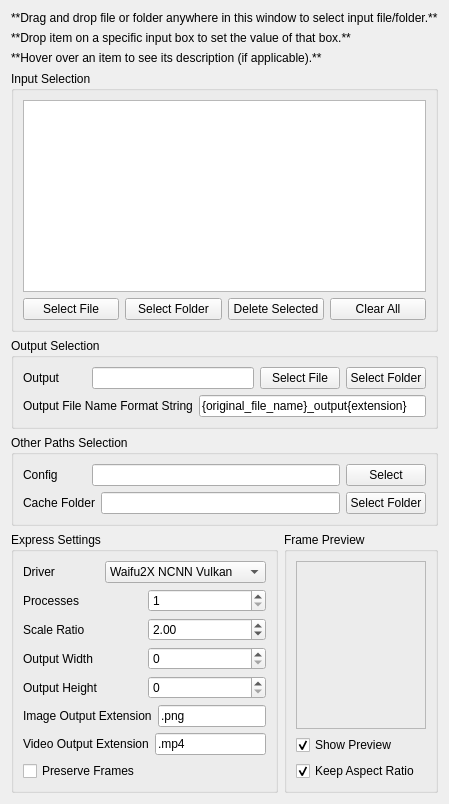
          <widget class="QWidget" name="mainTab">
           <attribute name="title">
            <string>Main</string>
           </attribute>
           <layout class="QVBoxLayout" name="verticalLayout_8">
            <item>
             <widget class="QLabel" name="dragDropLabelTop">
              <property name="maximumSize">
               <size>
                <width>16777215</width>
                <height>15</height>
               </size>
              </property>
              <property name="frameShape">
               <enum>QFrame::NoFrame</enum>
              </property>
              <property name="text">
               <string>**Drag and drop file or folder anywhere in this window to select input file/folder.**</string>
              </property>
              <property name="textFormat">
               <enum>Qt::MarkdownText</enum>
              </property>
              <property name="wordWrap">
               <bool>false</bool>
              </property>
             </widget>
            </item>
            <item>
             <widget class="QLabel" name="dragDropLabelBottom">
              <property name="maximumSize">
               <size>
                <width>16777215</width>
                <height>15</height>
               </size>
              </property>
              <property name="text">
               <string>**Drop item on a specific input box to set the value of that box.**</string>
              </property>
              <property name="textFormat">
               <enum>Qt::MarkdownText</enum>
              </property>
             </widget>
            </item>
            <item>
             <widget class="QLabel" name="hoverTooltipLabel">
              <property name="maximumSize">
               <size>
                <width>16777215</width>
                <height>15</height>
               </size>
              </property>
              <property name="text">
               <string>**Hover over an item to see its description (if applicable).**</string>
              </property>
              <property name="textFormat">
               <enum>Qt::MarkdownText</enum>
              </property>
             </widget>
            </item>
            <item>
             <widget class="QGroupBox" name="inputSelectionGroupBox">
              <property name="title">
               <string>Input Selection</string>
              </property>
              <layout class="QVBoxLayout" name="verticalLayout_5">
               <item>
                <widget class="QTableView" name="inputTableView"/>
               </item>
               <item>
                <layout class="QHBoxLayout" name="inputButtonsHorizontalLayout">
                 <item>
                  <widget class="QPushButton" name="inputSelectFileButton">
                   <property name="enabled">
                    <bool>true</bool>
                   </property>
                   <property name="text">
                    <string>Select File</string>
                   </property>
                  </widget>
                 </item>
                 <item>
                  <widget class="QPushButton" name="inputSelectFolderButton">
                   <property name="text">
                    <string>Select Folder</string>
                   </property>
                  </widget>
                 </item>
                 <item>
                  <widget class="QPushButton" name="inputDeleteSelectedButton">
                   <property name="text">
                    <string>Delete Selected</string>
                   </property>
                  </widget>
                 </item>
                 <item>
                  <widget class="QPushButton" name="inputClearAllButton">
                   <property name="text">
                    <string>Clear All</string>
                   </property>
                  </widget>
                 </item>
                </layout>
               </item>
              </layout>
             </widget>
            </item>
            <item>
             <widget class="QGroupBox" name="groupBox">
              <property name="title">
               <string>Output Selection</string>
              </property>
              <layout class="QVBoxLayout" name="verticalLayout_35">
               <item>
                <layout class="QHBoxLayout" name="outputHorizontalLayout">
                 <item>
                  <widget class="QLabel" name="outputLabel">
                   <property name="sizePolicy">
                    <sizepolicy hsizetype="Preferred" vsizetype="Preferred">
                     <horstretch>0</horstretch>
                     <verstretch>0</verstretch>
                    </sizepolicy>
                   </property>
                   <property name="minimumSize">
                    <size>
                     <width>63</width>
                     <height>0</height>
                    </size>
                   </property>
                   <property name="text">
                    <string>Output</string>
                   </property>
                  </widget>
                 </item>
                 <item>
                  <widget class="QLineEdit" name="outputLineEdit"/>
                 </item>
                 <item>
                  <widget class="QPushButton" name="outputSelectFileButton">
                   <property name="text">
                    <string>Select File</string>
                   </property>
                  </widget>
                 </item>
                 <item>
                  <widget class="QPushButton" name="outputSelectFolderButton">
                   <property name="text">
                    <string>Select Folder</string>
                   </property>
                  </widget>
                 </item>
                </layout>
               </item>
               <item>
                <layout class="QHBoxLayout" name="outputFileNameFormatStringHorizontalLayout">
                 <item>
                  <widget class="QLabel" name="outputFileNameFormatStringLabel">
                   <property name="minimumSize">
                    <size>
                     <width>63</width>
                     <height>0</height>
                    </size>
                   </property>
                   <property name="text">
                    <string>Output File Name Format String</string>
                   </property>
                  </widget>
                 </item>
                 <item>
                  <widget class="QLineEdit" name="outputFileNameFormatStringLineEdit">
                   <property name="toolTip">
                    <string>&lt;html&gt;&lt;head/&gt;&lt;body&gt;&lt;p&gt;Format string used to generate output file name(s).&lt;/p&gt;&lt;p&gt;For example, if the input is &amp;quot;sample.mp4&amp;quot;, and the format string is &amp;quot;{original_file_name}_output{extension}&amp;quot;, then the output file name will be &amp;quot;sample_output.mp4&amp;quot;.&lt;/p&gt;&lt;/body&gt;&lt;/html&gt;</string>
                   </property>
                   <property name="text">
                    <string>{original_file_name}_output{extension}</string>
                   </property>
                   <property name="alignment">
                    <set>Qt::AlignLeading|Qt::AlignLeft|Qt::AlignVCenter</set>
                   </property>
                  </widget>
                 </item>
                </layout>
               </item>
              </layout>
             </widget>
            </item>
            <item>
             <widget class="QGroupBox" name="otherPathsSelectionGroupBox">
              <property name="title">
               <string>Other Paths Selection</string>
              </property>
              <layout class="QVBoxLayout" name="verticalLayout_9">
               <item>
                <layout class="QHBoxLayout" name="configHorizontalLayout">
                 <item>
                  <widget class="QLabel" name="configLabel">
                   <property name="sizePolicy">
                    <sizepolicy hsizetype="Preferred" vsizetype="Preferred">
                     <horstretch>0</horstretch>
                     <verstretch>0</verstretch>
                    </sizepolicy>
                   </property>
                   <property name="minimumSize">
                    <size>
                     <width>63</width>
                     <height>0</height>
                    </size>
                   </property>
                   <property name="text">
                    <string>Config</string>
                   </property>
                  </widget>
                 </item>
                 <item>
                  <widget class="QLineEdit" name="configLineEdit"/>
                 </item>
                 <item>
                  <widget class="QPushButton" name="configSelectButton">
                   <property name="text">
                    <string>Select</string>
                   </property>
                  </widget>
                 </item>
                </layout>
               </item>
               <item>
                <layout class="QHBoxLayout" name="cacheHorizontalLayout">
                 <item>
                  <widget class="QLabel" name="cacheLabel">
                   <property name="minimumSize">
                    <size>
                     <width>63</width>
                     <height>0</height>
                    </size>
                   </property>
                   <property name="text">
                    <string>Cache Folder</string>
                   </property>
                  </widget>
                 </item>
                 <item>
                  <widget class="QLineEdit" name="cacheLineEdit"/>
                 </item>
                 <item>
                  <widget class="QPushButton" name="cacheSelectFolderButton">
                   <property name="text">
                    <string>Select Folder</string>
                   </property>
                  </widget>
                 </item>
                </layout>
               </item>
              </layout>
             </widget>
            </item>
            <item>
             <layout class="QHBoxLayout" name="horizontalLayout">
              <item>
               <widget class="QGroupBox" name="expressSettingsGroupBox">
                <property name="title">
                 <string>Express Settings</string>
                </property>
                <layout class="QVBoxLayout" name="verticalLayout_4">
                 <item>
                  <layout class="QHBoxLayout" name="driverHorizontalLayout">
                   <item>
                    <widget class="QLabel" name="driverLabel">
                     <property name="text">
                      <string>Driver</string>
                     </property>
                    </widget>
                   </item>
                   <item>
                    <widget class="QComboBox" name="driverComboBox">
                     <property name="toolTip">
                      <string>&lt;p style=&quot;-qt-block-indent: 0; text-indent: 0px; margin: 0px;&quot;&gt;&lt;span style=&quot;font-size: 8pt;&quot;&gt;Driver to use for
        upscaling. &lt;/span&gt;&lt;/p&gt;
&lt;ul&gt;
    &lt;li style=&quot;-qt-block-indent: 0; text-indent: 0px; margin: 0px;&quot;&gt;&lt;span style=&quot;font-size: 8pt;&quot;&gt;Waifu2X Caffe&lt;/span&gt;
        &lt;ul&gt;
            &lt;li style=&quot;-qt-block-indent: 0; text-indent: 0px; margin: 0px;&quot;&gt;&lt;span
                    style=&quot;font-size: 8pt; font-weight: 600;&quot;&gt;requires Nvidia GPU and CUDA/cuDNN&lt;/span&gt;&lt;/li&gt;
            &lt;li style=&quot;-qt-block-indent: 0; text-indent: 0px; margin: 0px;&quot;&gt;&lt;span style=&quot;font-size: 8pt;&quot;&gt;Caffe
                    implementation of waifu2x which is classic and stable&lt;/span&gt;&lt;/li&gt;
            &lt;li style=&quot;-qt-block-indent: 0; text-indent: 0px; margin: 0px;&quot;&gt;&lt;span style=&quot;font-size: 8pt;&quot;&gt;Lots of models
                    available&lt;/span&gt;&lt;/li&gt;
        &lt;/ul&gt;
    &lt;/li&gt;
    &lt;li style=&quot;-qt-block-indent: 0; text-indent: 0px; margin: 0px;&quot;&gt;&lt;span style=&quot;font-size: 8pt;&quot;&gt;Waifu2X Converter
            CPP&lt;/span&gt;
        &lt;ul&gt;
            &lt;li style=&quot;-qt-block-indent: 0; text-indent: 0px; margin: 0px;&quot;&gt;&lt;span style=&quot;font-size: 8pt;&quot;&gt;CPP
                    implementation of waifu2x&lt;/span&gt;&lt;/li&gt;
            &lt;li style=&quot;-qt-block-indent: 0; text-indent: 0px; margin: 0px;&quot;&gt;&lt;span style=&quot;font-size: 8pt;&quot;&gt;Uses OpenCL
                    and OpenCV for graphical processing&lt;/span&gt;&lt;/li&gt;
        &lt;/ul&gt;
    &lt;/li&gt;
    &lt;li style=&quot;-qt-block-indent: 0; text-indent: 0px; margin: 0px;&quot;&gt;&lt;span style=&quot;font-size: 8pt;&quot;&gt;Waifu2X NCNN
            Vulkan&lt;/span&gt;
        &lt;ul&gt;
            &lt;li style=&quot;-qt-block-indent: 0; text-indent: 0px; margin: 0px;&quot;&gt;&lt;span style=&quot;font-size: 8pt;&quot;&gt;NCNN
                    implementation of waifu2x&lt;/span&gt;&lt;/li&gt;
            &lt;li style=&quot;-qt-block-indent: 0; text-indent: 0px; margin: 0px;&quot;&gt;&lt;span style=&quot;font-size: 8pt;&quot;&gt;Uses Vulkan
                    API for graphical processing&lt;/span&gt;&lt;/li&gt;
        &lt;/ul&gt;
    &lt;/li&gt;
    &lt;li style=&quot;-qt-block-indent: 0; text-indent: 0px; margin: 0px;&quot;&gt;&lt;span style=&quot;font-size: 8pt;&quot;&gt;SRMD NCNN
            Vulkan&lt;/span&gt;
        &lt;ul&gt;
            &lt;li style=&quot;-qt-block-indent: 0; text-indent: 0px; margin: 0px;&quot;&gt;&lt;span style=&quot;font-size: 8pt;&quot;&gt;NCNN
                    implementation of SRMD&lt;/span&gt;&lt;/li&gt;
            &lt;li style=&quot;-qt-block-indent: 0; text-indent: 0px; margin: 0px;&quot;&gt;&lt;span style=&quot;font-size: 8pt;&quot;&gt;Uses Vulkan
                    API for graphical processing&lt;/span&gt;&lt;/li&gt;
        &lt;/ul&gt;
    &lt;/li&gt;
    &lt;li style=&quot;-qt-block-indent: 0; text-indent: 0px; margin: 0px;&quot;&gt;&lt;span style=&quot;font-size: 8pt;&quot;&gt;Anime4KCPP&lt;/span&gt;
        &lt;ul&gt;
            &lt;li style=&quot;-qt-block-indent: 0; text-indent: 0px; margin: 0px;&quot;&gt;&lt;span style=&quot;font-size: 8pt;&quot;&gt;CPP
                    implementation of Anime4K&lt;/span&gt;&lt;/li&gt;
            &lt;li style=&quot;-qt-block-indent: 0; text-indent: 0px; margin: 0px;&quot;&gt;&lt;span style=&quot;font-size: 8pt;&quot;&gt;Very fast but
                    low quality&lt;/span&gt;&lt;/li&gt;
            &lt;li style=&quot;-qt-block-indent: 0; text-indent: 0px; margin: 0px;&quot;&gt;&lt;span style=&quot;font-size: 8pt;&quot;&gt;Multithreading
                    is preferred&lt;/span&gt;&lt;/li&gt;
        &lt;/ul&gt;
    &lt;/li&gt;
&lt;/ul&gt;</string>
                     </property>
                     <item>
                      <property name="text">
                       <string>Waifu2X NCNN Vulkan</string>
                      </property>
                     </item>
                     <item>
                      <property name="text">
                       <string>Waifu2X Caffe</string>
                      </property>
                     </item>
                     <item>
                      <property name="text">
                       <string>Waifu2X Converter CPP</string>
                      </property>
                     </item>
                     <item>
                      <property name="text">
                       <string>SRMD NCNN Vulkan</string>
                      </property>
                     </item>
                     <item>
                      <property name="text">
                       <string>RealSR NCNN Vulkan</string>
                      </property>
                     </item>
                     <item>
                      <property name="text">
                       <string>Anime4KCPP</string>
                      </property>
                     </item>
                    </widget>
                   </item>
                  </layout>
                 </item>
                 <item>
                  <layout class="QHBoxLayout" name="processesHorizontalLayout">
                   <item>
                    <widget class="QLabel" name="processesLabel">
                     <property name="text">
                      <string>Processes</string>
                     </property>
                    </widget>
                   </item>
                   <item>
                    <widget class="QSpinBox" name="processesSpinBox">
                     <property name="toolTip">
                      <string>Number of processes/threads to launch. Going to high for Waifu2X drivers might GPU's VRAM space.</string>
                     </property>
                     <property name="minimum">
                      <number>1</number>
                     </property>
                    </widget>
                   </item>
                  </layout>
                 </item>
                 <item>
                  <layout class="QHBoxLayout" name="scaleRatioHorizontalLayout">
                   <item>
                    <widget class="QLabel" name="scaleRatioLabel">
                     <property name="text">
                      <string>Scale Ratio</string>
                     </property>
                    </widget>
                   </item>
                   <item>
                    <widget class="QDoubleSpinBox" name="scaleRatioDoubleSpinBox">
                     <property name="toolTip">
                      <string>&lt;html&gt;&lt;head/&gt;&lt;body&gt;&lt;p&gt;Number of times to enlarge the video. Larger values will increase the time needed drastically.&lt;/p&gt;&lt;/body&gt;&lt;/html&gt;</string>
                     </property>
                     <property name="minimum">
                      <double>0.000000000000000</double>
                     </property>
                     <property name="maximum">
                      <double>9999.989999999999782</double>
                     </property>
                     <property name="singleStep">
                      <double>0.500000000000000</double>
                     </property>
                     <property name="value">
                      <double>2.000000000000000</double>
                     </property>
                    </widget>
                   </item>
                  </layout>
                 </item>
                 <item>
                  <layout class="QHBoxLayout" name="outputWidthHorizontalLayout">
                   <item>
                    <widget class="QLabel" name="outputWidthLabel">
                     <property name="text">
                      <string>Output Width</string>
                     </property>
                    </widget>
                   </item>
                   <item>
                    <widget class="QSpinBox" name="outputWidthSpinBox">
                     <property name="maximum">
                      <number>99999</number>
                     </property>
                    </widget>
                   </item>
                  </layout>
                 </item>
                 <item>
                  <layout class="QHBoxLayout" name="outputHeightHorizontalLayout">
                   <item>
                    <widget class="QLabel" name="outputHeightLabel">
                     <property name="text">
                      <string>Output Height</string>
                     </property>
                    </widget>
                   </item>
                   <item>
                    <widget class="QSpinBox" name="outputHeightSpinBox">
                     <property name="maximum">
                      <number>99999</number>
                     </property>
                    </widget>
                   </item>
                  </layout>
                 </item>
                 <item>
                  <layout class="QHBoxLayout" name="imageOutputExtensionHorizontalLayout">
                   <item>
                    <widget class="QLabel" name="imageOutputExtensionLabel">
                     <property name="text">
                      <string>Image Output Extension</string>
                     </property>
                    </widget>
                   </item>
                   <item>
                    <widget class="QLineEdit" name="imageOutputExtensionLineEdit">
                     <property name="sizePolicy">
                      <sizepolicy hsizetype="Preferred" vsizetype="Fixed">
                       <horstretch>0</horstretch>
                       <verstretch>0</verstretch>
                      </sizepolicy>
                     </property>
                     <property name="text">
                      <string>.png</string>
                     </property>
                    </widget>
                   </item>
                  </layout>
                 </item>
                 <item>
                  <layout class="QHBoxLayout" name="videoOutputExtensionHorizontalLayout">
                   <item>
                    <widget class="QLabel" name="videoOutputExtensionLabel">
                     <property name="text">
                      <string>Video Output Extension</string>
                     </property>
                    </widget>
                   </item>
                   <item>
                    <widget class="QLineEdit" name="videoOutputExtensionLineEdit">
                     <property name="sizePolicy">
                      <sizepolicy hsizetype="Preferred" vsizetype="Fixed">
                       <horstretch>0</horstretch>
                       <verstretch>0</verstretch>
                      </sizepolicy>
                     </property>
                     <property name="text">
                      <string>.mp4</string>
                     </property>
                    </widget>
                   </item>
                  </layout>
                 </item>
                 <item>
                  <widget class="QCheckBox" name="preserveFramesCheckBox">
                   <property name="toolTip">
                    <string>Check this to prevent Video2X from cleaning up its cache folder containing extracted and upscaled frames.</string>
                   </property>
                   <property name="text">
                    <string>Preserve Frames</string>
                   </property>
                   <property name="tristate">
                    <bool>false</bool>
                   </property>
                  </widget>
                 </item>
                </layout>
               </widget>
              </item>
              <item>
               <widget class="QGroupBox" name="framePreviewGroupBox">
                <property name="title">
                 <string>Frame Preview</string>
                </property>
                <layout class="QVBoxLayout" name="verticalLayout_14">
                 <item>
                  <layout class="QHBoxLayout" name="framPreviewHorizontalLayout">
                   <item>
                    <layout class="QVBoxLayout" name="framePreviewOptionsVerticalLayout">
                     <item>
                      <widget class="QLabel" name="framePreviewLabel">
                       <property name="frameShape">
                        <enum>QFrame::StyledPanel</enum>
                       </property>
                       <property name="text">
                        <string/>
                       </property>
                       <property name="scaledContents">
                        <bool>false</bool>
                       </property>
                       <property name="alignment">
                        <set>Qt::AlignCenter</set>
                       </property>
                      </widget>
                     </item>
                     <item>
                      <widget class="QCheckBox" name="framePreviewShowPreviewCheckBox">
                       <property name="text">
                        <string>Show Preview</string>
                       </property>
                       <property name="checked">
                        <bool>true</bool>
                       </property>
                      </widget>
                     </item>
                     <item>
                      <widget class="QCheckBox" name="framePreviewKeepAspectRatioCheckBox">
                       <property name="text">
                        <string>Keep Aspect Ratio</string>
                       </property>
                       <property name="checked">
                        <bool>true</bool>
                       </property>
                      </widget>
                     </item>
                    </layout>
                   </item>
                  </layout>
                 </item>
                </layout>
               </widget>
              </item>
             </layout>
            </item>
           </layout>
          </widget>
